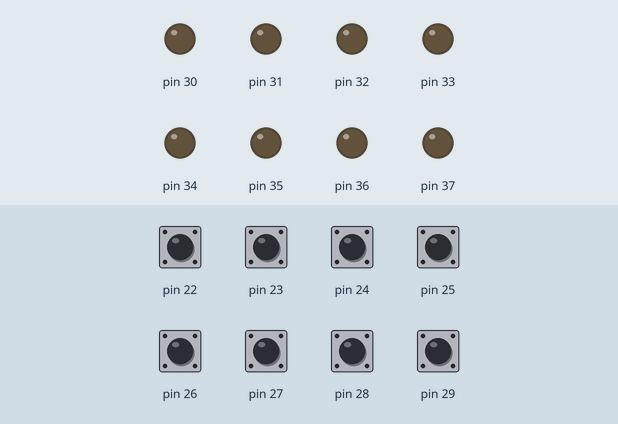
Bench run of a sketch on a simulated Arduino Mega 2560, built with avr-gcc and run on an emulated ATmega2560. Shown: output pins drawn as LEDs (lit = HIGH). Dashed ring = blinking. The inputs (shaded band) are chosen by the test bench; at power-on: pin 22–29 HIGH.

Above: at 1.2 s.
1.3 s: pin 22 pulled LOW for 1 s
At 2.9 s:
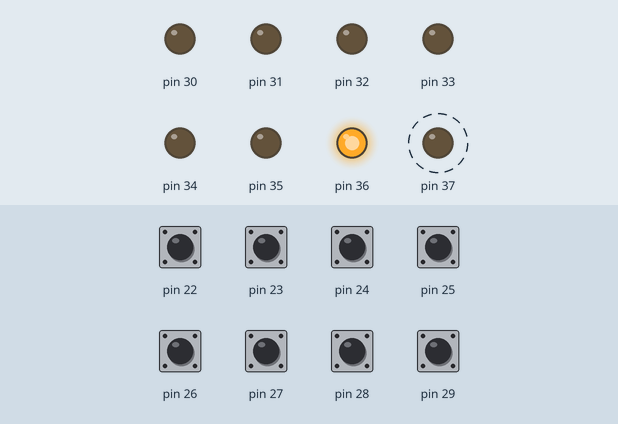
4.3 s: pin 23 pulled LOW for 1 s
At 6.5 s:
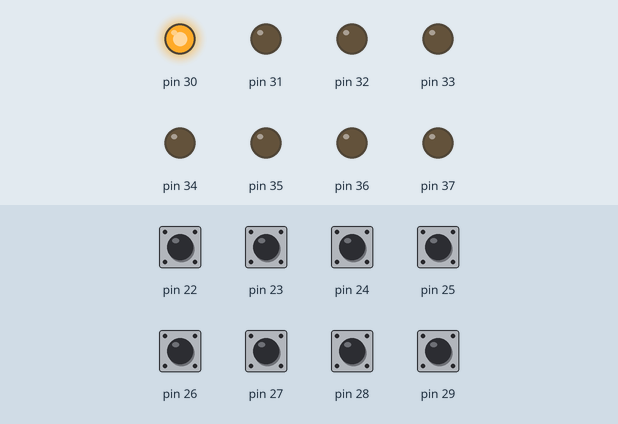
7.3 s: pin 24 pulled LOW for 1 s
At 8.6 s:
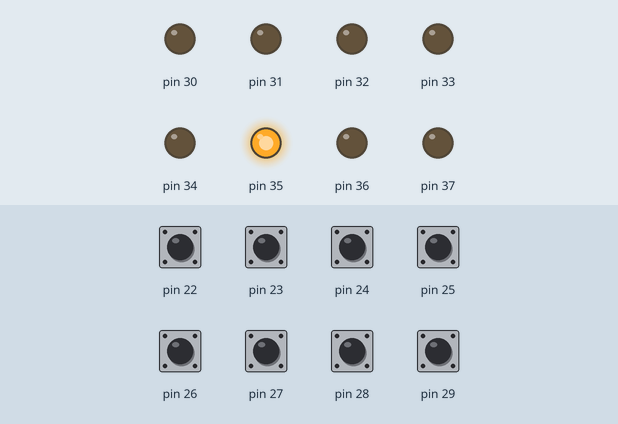
9.8 s: pin 24 pulled LOW for 0.15 s
At 11.0 s:
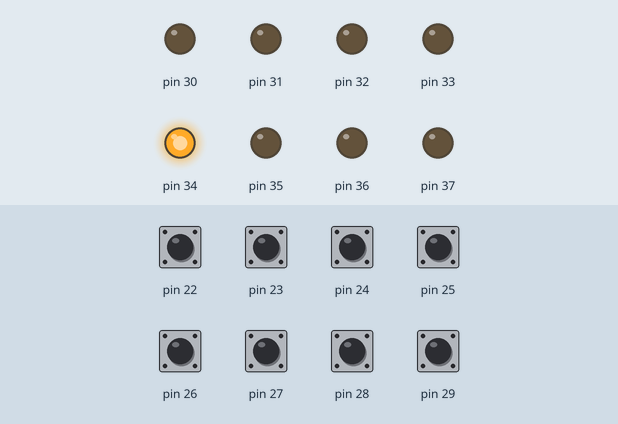
11.4 s: pin 22 pulled LOW for 0.15 s
At 12.4 s:
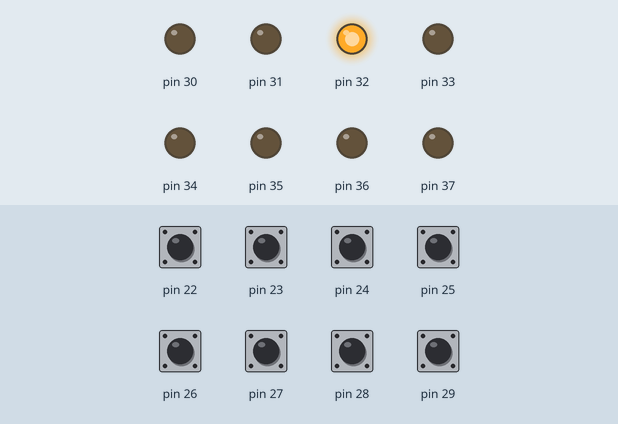
Timing chart, 0 to 14.0 s (numbered marks = the images above; inputs shaded):
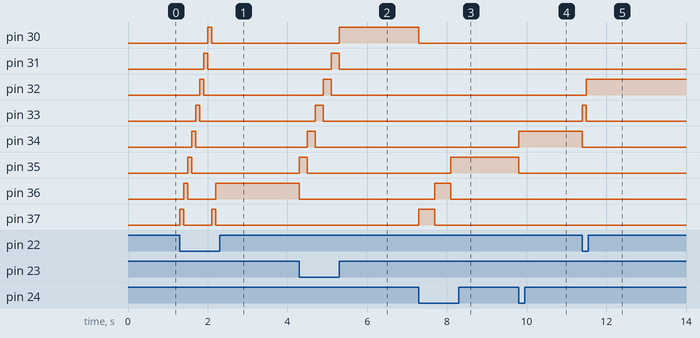

Measured:
- after the input at 1.3 s, pin 30: LOW → HIGH after 0.70 s, → LOW 0.10 s later; pin 31: LOW → HIGH after 0.60 s, → LOW 0.10 s later; pin 32: LOW → HIGH after 0.50 s, → LOW 0.10 s later; pin 33: LOW → HIGH after 0.40 s, → LOW 0.10 s later; pin 34: LOW → HIGH after 0.30 s, → LOW 0.10 s later
- after the input at 4.3 s, pin 30: LOW → HIGH after 1.0 s; pin 31: LOW → HIGH after 0.80 s, → LOW 0.20 s later; pin 32: LOW → HIGH after 0.60 s, → LOW 0.20 s later; pin 33: LOW → HIGH after 0.40 s, → LOW 0.20 s later; pin 34: LOW → HIGH after 0.20 s, → LOW 0.20 s later
- after the input at 7.3 s, pin 30: HIGH → LOW at once; pin 35: LOW → HIGH after 0.80 s; pin 36: LOW → HIGH after 0.40 s, → LOW 0.40 s later; pin 37: LOW → HIGH at once, → LOW 0.40 s later
- after the input at 9.8 s, pin 34: LOW → HIGH at once; pin 35: HIGH → LOW at once
- after the input at 11.4 s, pin 32: LOW → HIGH after 0.10 s; pin 33: LOW → HIGH at once, → LOW 0.10 s later; pin 34: HIGH → LOW at once

The sketch:

Q9.ino
```cpp
//Write a program, which enables even numbered output pins to HIGH state, one by one, from 1st to 8th with a delay of 100 ms.
/*Make a connection of 8 switches on one register and 8 leds in other register.1st switch will create a pattern same as program 3,
with delay of 100ms, 2nd with delay of 200ms, 3rd with 300ms and so on. But you are supposed to use only a delay of 100ms.*/

#include <avr/io.h>

unsigned PT = 0x01;

void setup()
{
  DDRA &= ~0xFF;
  PORTA |= 0xFF;
  DDRC |= 0xFF;
}
void loop()
{
  if (PT == 0x80)
  {
    PORTC = PT;
    delay(100 * (~PINA & 0xFF));
    PT = 0x01;
  }

  if (~PINA & 0xFF)
  {
    PORTC = PT;
    PT <<= 1;
    delay(100 * (~PINA & 0xFF));
  }
}


/*#include<avr/io.h>
unsigned PT = 0x01;
unsigned  s;
void setup()
{
  DDRA &=~ 0xFF;
  DDRC |= 0xFF;
}
void loop()
{
  if(PT == 0x80)
  {
    PORTC = PT;
    delay(100 * PINA);
    PT = 0x01;
  }
 if(PINA)
 {
  PORTC = PT;
  PT = PT << 1;
  delay(100 * PINA);
 }
}*/


/*if(PT == 0x40)
  {
    PORTC = PT;
    delay(100*s);
    PT = 0x01;
  }
  if(PINA)
  {
  PORTC = PT;
  PT = PT << 2;
  delay(100 * s);
  }
  else
  {
    s = (PINA |= PT);
  }*/
```
